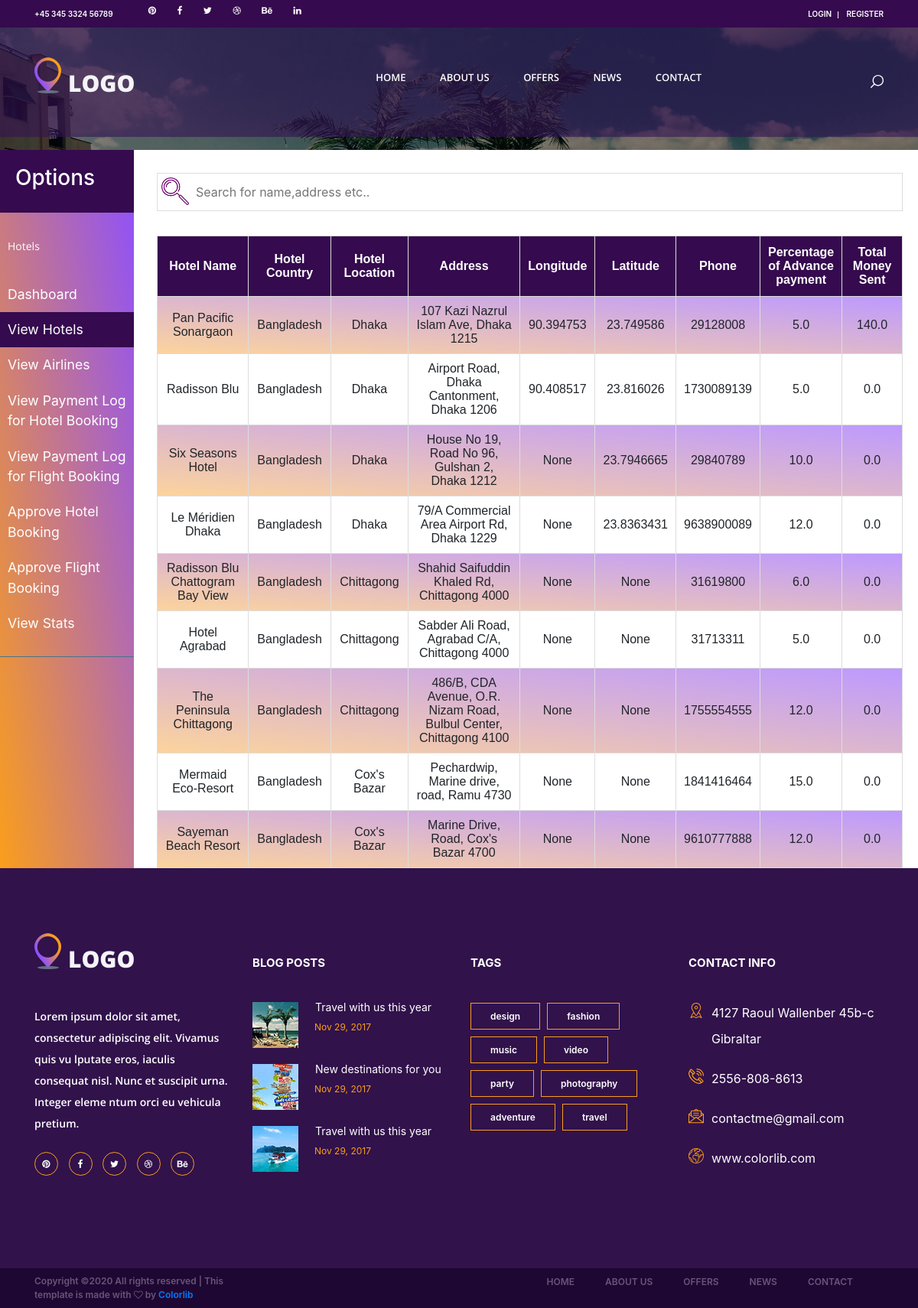
Page /viewHotels on the earlier database version.
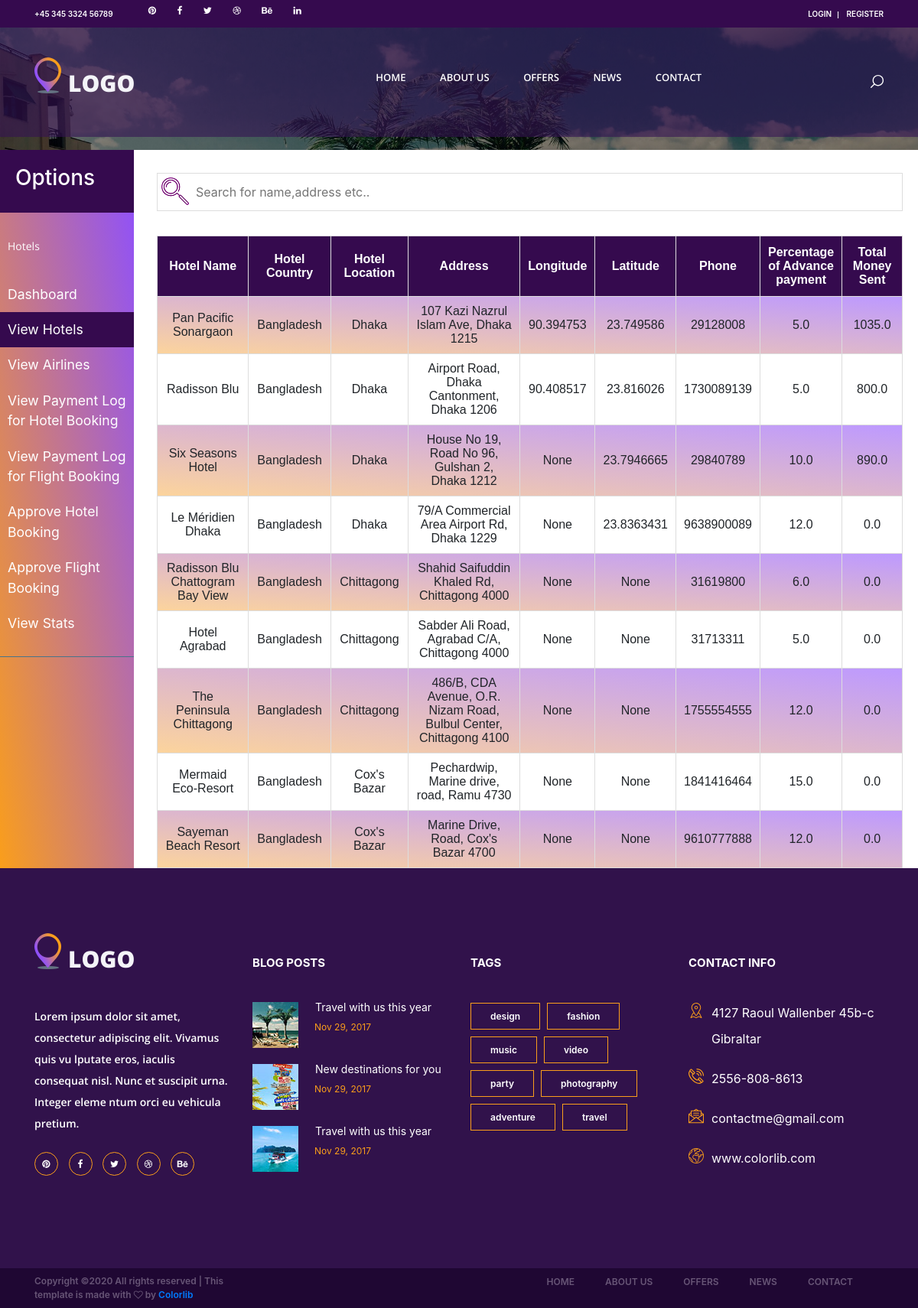
Same page on the later database version.
### database/models.py (models this page shows, shortened)
class Hotel(models.Model):
    Hotel_Name = models.CharField(max_length=200)
    Hotel_Location = models.CharField(max_length=500)
    Hotel_Country = models.CharField(max_length=500, null=True)
    TotalSentMoney = models.FloatField()
    Percentage = models.FloatField()
    CompanyAdmin = models.ForeignKey(User, on_delete=models.CASCADE, null=True)
    Description = models.TextField(null=True)
    Address = models.CharField(max_length=200, null=True)
    Phone = models.PositiveIntegerField(null=True)
    Latitude = models.FloatField(null=True)
    Longitude = models.FloatField(null=True)

### siteadmin/views.py (the view)
# urls.py: path('viewHotels', views.viewHotels, name='HotelList'),
def viewHotels(request):
    cursor = connection.cursor()
    cursor.execute(
        "select Hotel_Name,Hotel_Location,Hotel_Country,Address,Phone,TotalSentMoney,Percentage,Latitude,Longitude"
        " from database_hotel")
    data = namedtuplefetchall(cursor)
    cursor.execute("select count(*) as cnt from database_hotel_booking HB join database_booking B on "
                   "(HB.Booking_id=B.id) where HB.isApproved=0 AND HB.isCancellationApproved=0 AND B.Status<>2")
    hotelApproveCount = namedtuplefetchall(cursor)[0].cnt
    cursor.execute("select count(*) as cnt from database_hotel_booking HB join database_booking B on "
                   "(HB.Booking_id=B.id) where HB.isApproved=1 AND HB.isCancellationApproved=0 AND B.Status=2")
    hotelCancelCount = namedtuplefetchall(cursor)[0].cnt
    cursor.execute("select count(*) as cnt from database_flight_booking FB join database_booking B on "
                   "(FB.Booking_id=B.id) where FB.isApproved=0 AND FB.isCancellationApproved=0 AND B.Status<>2")
    flightApproveCount = namedtuplefetchall(cursor)[0].cnt
    cursor.execute("select count(*) as cnt from database_flight_booking FB join database_booking B on "
                   "(FB.Booking_id=B.id) where FB.isApproved=1 AND FB.isCancellationApproved=0 AND B.Status=2")
    flightCancelCount = namedtuplefetchall(cursor)[0].cnt
    return render(request, "siteadmin/AdminHotels.html",
                  {'data': data, 'hotelApproveCount': hotelApproveCount, 'hotelCancelCount': hotelCancelCount,
                   'flightApproveCount': flightApproveCount, 'flightCancelCount': flightCancelCount})

### HotelFlight/templates/siteadmin/AdminHotels.html (shortened to what this page needs)
{% extends "search/base.html" %}
{% load static %}
{% load url_replace %}
{% load url_get %}
{% load widget_tweaks %}
{% block css %}
<link rel="stylesheet" type="text/css" href="{% static 'search/styles/bootstrap4/bootstrap.min.css' %}">
<link href="{% static 'search/plugins/font-awesome-4.7.0/css/font-awesome.min.css' %}" rel="stylesheet"
      type="text/css">
<link rel="stylesheet" type="text/css" href="{% static 'search/styles/search.css' %}">
<link rel="stylesheet" type="text/css" href="{% static 'search/styles/single_listing_styles.css' %}">
<link rel="stylesheet" type="text/css" href="{% static 'search/styles/responsive.css' %}">
<link rel="stylesheet" type="text/css" href="{% static 'gijgo/js/gijgo.min.css' %}">
<link rel="stylesheet" type="text/css" href="{% static 'adminpanel/sidebar.css' %}">
<link rel="stylesheet" href="https://maxcdn.bootstrapcdn.com/bootstrap/4.0.0/css/bootstrap.min.css"
>
{% endblock css %}
{% block content %}
<div class="offers">
    <div class="hero-image"
         style="height:24.5%;background-image: linear-gradient(rgba(0, 0, 0, 0.5), rgba(0, 0, 0, 0.5)), url({% static 'search/images/single_background.jpg' %})">
    </div>
    <div class="">
        <div class="row">
            <div class="col-lg-2" style="display: flex">
                <nav id="sidebar">
                    <div class="sidebar-header">
                        <h3>Options</h3>
                    </div>
                    <ul class="list-unstyled components">
                        <p>Hotels</p>
                        <li class="">
                            <a href="{% url 'SiteAdminDash' %}">Dashboard</a>
                        </li>
                        <li class="active">
                            <a href="{% url 'HotelList' %}">View Hotels</a>
                        </li>
                        <li class="">
                            <a href="{% url 'AirlinesList' %}">View Airlines</a>
                        </li>
                        <li class="">
                            <a href="{% url 'HotelPaymentLog' %}">View Payment Log for Hotel Booking</a>
                        </li>
                        <li class="">
                            <a href="{% url 'AirlinesPaymentLog' %}">View Payment Log for Flight Booking</a>
                        </li>
                        <li class="">
                            <a href="{% url 'ApproveHotelBooking' %}">Approve Hotel Booking</a>
                        </li>
                        <li class="">
                            <a href="{% url 'ApproveFlightBooking' %}">Approve Flight Booking</a>
                        </li>
                        <li class="">
                            <a href="{% url 'Statistics' %}">View Stats</a>
                        </li>
                    </ul>
                </nav>
            </div>
            <div class="col-lg-10" style="padding-right: 35px;padding-top:30px;">
                <input type="text" id="hotelInput" onkeyup="searchTable()" placeholder="Search for name,address etc.."
                       title="Type in a name,address,location.....">
                <div class="rooms" style="margin-top: 20px;">
                    <table id="hotelTable" width="100%">
                        <tr align="center">
                            <th onclick="sortTable(0,false)">
                                Hotel Name
                            </th>
                            <th onclick="sortTable(1,false)">
                                Hotel Country
                            </th>
                            <th onclick="sortTable(2,false)">
                                Hotel Location
                            </th>
                            <th onclick="sortTable(3,false)" width="15%">
                                Address
                            </th>
                            <th onclick="sortTable(4,true)">
                                Longitude
                            </th>
                            <th onclick="sortTable(5,true)">
                                Latitude
                            </th>
                            <th onclick="sortTable(6,false)" width="10%">
                                Phone
                            </th>
                            <th onclick="sortTable(7,true)" width="10%">
                                Percentage of Advance payment
                            </th>
                            <th onclick="sortTable(8,true)">
                                Total Money Sent
                            </th>
                        </tr>
                        {% for datum in data %}
                        <tr align="center">
                            <td>
                                {{ datum.Hotel_Name }}
                            </td>
                            <td>
                                {{ datum.Hotel_Country }}
                            </td>
                            <td>
                                {{ datum.Hotel_Location }}
                            </td>
                            <td>
                                {{ datum.Address }}
                            </td>
                            <td>
                                {{ datum.Longitude }}
                            </td>
                            <td>
                                {{ datum.Latitude }}
                            </td>
                            <td>
                                {{ datum.Phone }}
                            </td>
                            <td>
                                {{ datum.Percentage }}
                            </td>
                            <td>
                                {{ datum.TotalSentMoney }}
                            </td>
                        </tr>
                        {% endfor %}
                    </table>
                </div>
            </div>
        </div>
    </div>
</div>
{% endblock content %}

Differences in the rows shown:
changed Hotel "Pan Pacific Sonargaon": TotalSentMoney "140.0" → "1035.0"
changed Hotel "Radisson Blu": TotalSentMoney "0.0" → "800.0"
changed Hotel "Six Seasons Hotel": TotalSentMoney "0.0" → "890.0"
